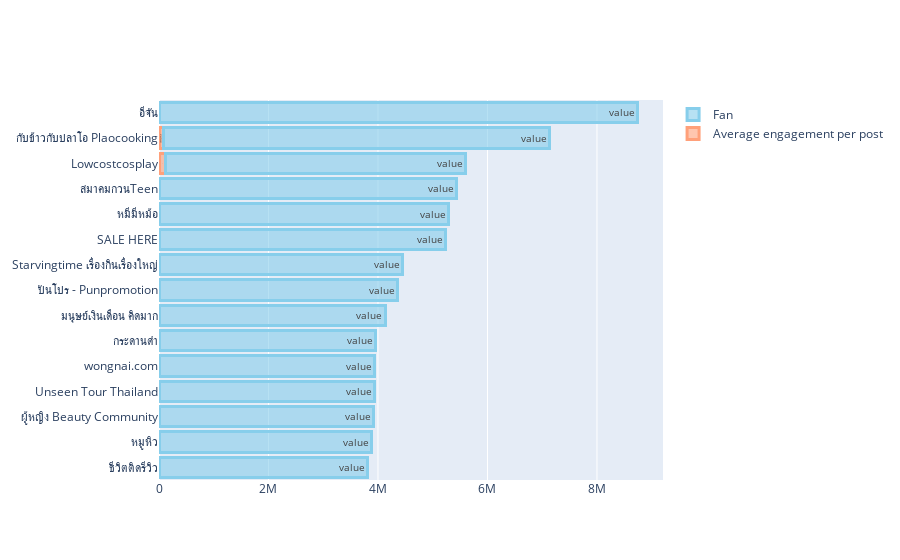

Notebook code for this chart:
### Code cell
# Bar chart Fan+Engagement
df_engagement_fan = df_all.loc[:, ['channel', 'account_id', 'created_at', 'new_engagement', 'fan']]

selected_column = ['channel', 'account_id', 'new_engagement', 'fan']

# sum new_engagement & count post each account
df_avg_engagement = df_engagement_fan[selected_column].groupby(['channel', 'account_id']).agg({'new_engagement': 'sum', 'fan': 'count'}).reset_index()
df_avg_engagement = df_avg_engagement.rename(columns={'fan':'post_count'})

# create average engagement per post 
df_avg_engagement['value'] = df_avg_engagement['new_engagement'] / df_avg_engagement['post_count']
df_avg_engagement['type_value'] = 'average_engagement_per_post'


# get the latest fan amount each account
df_fan_by_account = df_engagement_fan.sort_values(by=['channel', 'account_id', 'created_at'], ascending=False).drop_duplicates(subset=['channel', 'account_id'])
df_fan_by_account['type_value'] = 'fan'
df_fan_by_account = df_fan_by_account.rename(columns={'fan':'value'})

# find 'total' = average engagement + fan in order to sort data
df_total = df_avg_engagement.merge(df_fan_by_account[['account_id', 'value']], left_on='account_id', right_on='account_id')
df_total['total'] = df_total['value_x'] + df_total['value_y']

# combine df_avg_engagement + df_fan_by_account
df_channel_account_top_engagement = df_avg_engagement[['channel', 'account_id', 'type_value', 'value']].append(df_fan_by_account[['channel', 'account_id','type_value','value']], ignore_index=True )

# add 'total' column to df_channel_account_top_engagement
df_channel_account_top_engagement = df_channel_account_top_engagement.merge(df_total[['account_id', 'total']], left_on='account_id', right_on='account_id', how='left')

# add 'account_display_name' column to df_channel_account_top_engagement
df_channel_account_top_engagement = df_channel_account_top_engagement.merge(df_acc, left_on='account_id', right_on='account_id', how='left')

# sort value
df_channel_account_top_engagement = df_channel_account_top_engagement.sort_values(by=['channel', 'total', 'type_value'], ascending=False)
df_channel_account_top_engagement

# Export to csv
df_channel_account_top_engagement.to_csv('df_channel_account_top_engagement.csv', index=False ,encoding='utf-8')

### Figure 1 — Plotly figure (JSON) as saved in the notebook; plotly's stock layout.template omitted (floating-point values rounded to 4 significant figures)
{"data": [{"marker": {"color": "rgba(255,160,122, 0.6)", "line": {"color": "rgba(255,160,122, 1.0)", "width": 3}}, "name": "Average engagement per post", "orientation": "h", "text": "value", "type": "bar", "x": [4340.0, 88960.0, 117800.0, 4348.0, 4631.0, 572.2, 1512.0, 590.2, 2542.0, 6677.0, 300.5, 10580.0, 3623.0, 4272.0, 2920.0], "y": ["อีจัน", "กับข้าวกับปลาโอ Plaocooking", "Lowcostcosplay", "สมาคมกวนTeen", "หมีมีหม้อ", "SALE HERE", "Starvingtime เรื่องกินเรื่องใหญ่", "ปันโปร - Punpromotion", "มนุษย์เงินเดือน คิดมาก", "กระดานดำ", "wongnai.com", "Unseen Tour Thailand", "ผู้หญิง Beauty Community", "หมูหิว", "ชีวิตติดรีวิว"]}, {"marker": {"color": "rgba(135,206,235, 0.6)", "line": {"color": "rgba(135,206,235, 1.0)", "width": 3}}, "name": "Fan", "orientation": "h", "text": "value", "type": "bar", "x": [8741649, 7048969, 5477380, 5432420, 5290597, 5232653, 4439475, 4355588, 4125761, 3949618, 3940136, 3924075, 3921568, 3881729, 3811846], "y": ["อีจัน", "กับข้าวกับปลาโอ Plaocooking", "Lowcostcosplay", "สมาคมกวนTeen", "หมีมีหม้อ", "SALE HERE", "Starvingtime เรื่องกินเรื่องใหญ่", "ปันโปร - Punpromotion", "มนุษย์เงินเดือน คิดมาก", "กระดานดำ", "wongnai.com", "Unseen Tour Thailand", "ผู้หญิง Beauty Community", "หมูหิว", "ชีวิตติดรีวิว"]}], "layout": {"barmode": "stack", "yaxis": {"categoryorder": "total ascending"}}}
